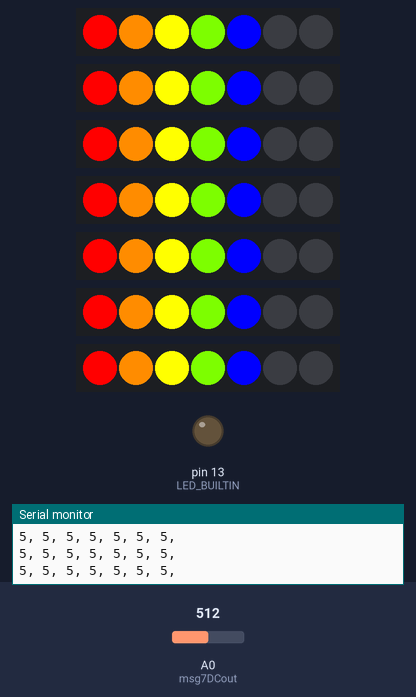
This sketch was run on a simulated Arduino Uno, built with avr-gcc and run on an emulated ATmega328P. On the bench: 7 × 7 RGB LEDs in strip order, left to right, output pins drawn as LEDs (lit = HIGH), the last lines printed to the serial monitor. The inputs (shaded band) are chosen by the test bench; at power-on: A0 (msg7DCout) = 512. Pins used as bus, display or sensor lines are not drawn.

Above: at 1.2 s.
1.3 s: A0 (msg7DCout) set to 982
At 2.0 s:
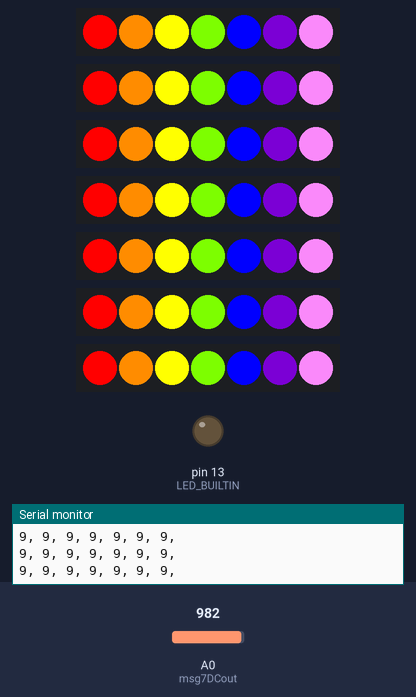
2.8 s: A0 (msg7DCout) set to 1015
5.8 s: A0 (msg7DCout) set to 306
At 6.7 s:
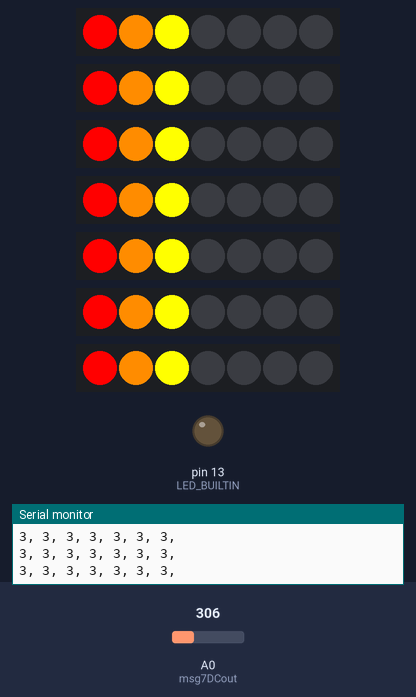
7.3 s: A0 (msg7DCout) set to 122
At 8.4 s:
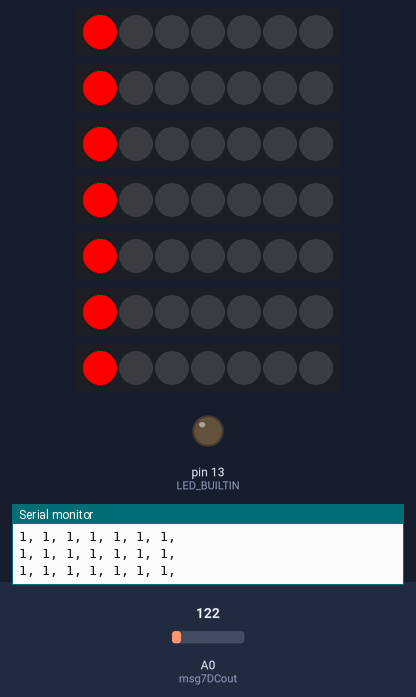
8.8 s: A0 (msg7DCout) set to 60
At 9.8 s:
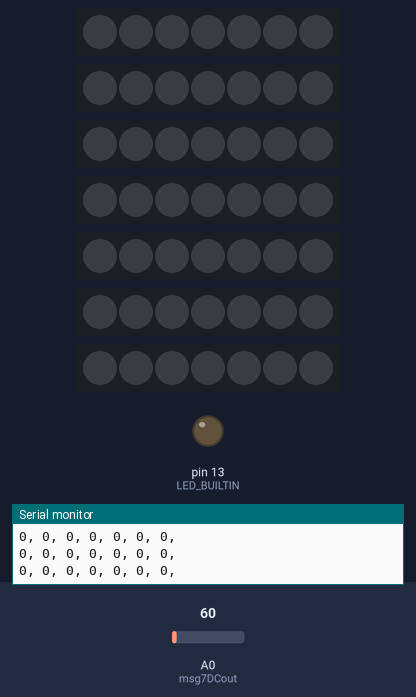
10.3 s: A0 (msg7DCout) set to 1023
At 10.32 s:
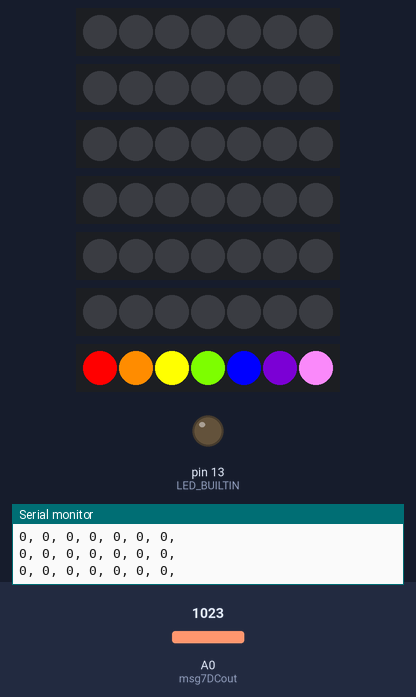
Timing chart, 0 to 12.8 s (numbered marks = the images above; inputs shaded):
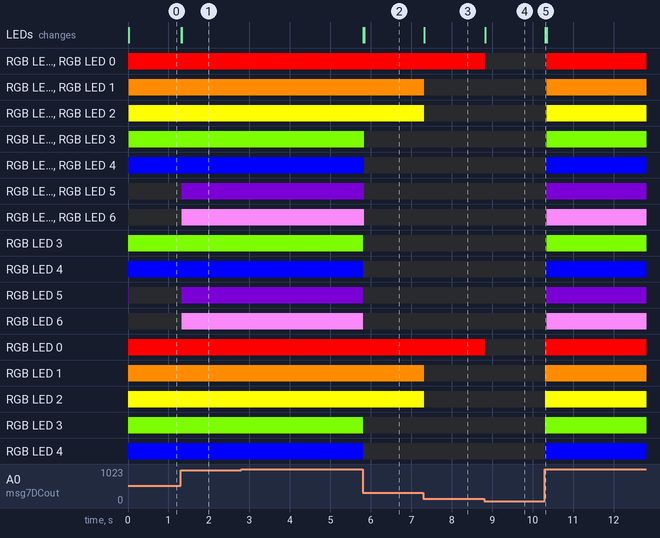

Measured:
- after the input at 1.3 s, RGB LED 5, RGB LED 5, RGB LED 5, RGB LED 5, RGB LED 5, RGB LED 5, RGB LED 5: off → RGB(75, 0, 130) at once; RGB LED 6, RGB LED 6, RGB LED 6, RGB LED 6, RGB LED 6, RGB LED 6, RGB LED 6: off → RGB(238, 130, 238) at once; the LEDs: first change at once (image 1 shows a later state)
- after the input at 5.8 s, RGB LED 3: RGB(124, 252, 0) → off at once; RGB LED 4: RGB(0, 0, 255) → off at once
- after the input at 7.3 s, RGB LED 1, RGB LED 1, RGB LED 1, RGB LED 1, RGB LED 1, RGB LED 1, RGB LED 1: RGB(255, 140, 0) → off at once; RGB LED 2, RGB LED 2, RGB LED 2, RGB LED 2, RGB LED 2, RGB LED 2, RGB LED 2: RGB(255, 255, 0) → off at once; the LEDs: change at once (image 3)
- after the input at 8.8 s, RGB LED 0, RGB LED 0, RGB LED 0, RGB LED 0, RGB LED 0, RGB LED 0, RGB LED 0: RGB(255, 0, 0) → off at once; the LEDs: change at once (image 4)
- after the input at 10.3 s, RGB LED 0: off → RGB(255, 0, 0) at once; RGB LED 1: off → RGB(255, 140, 0) at once

The sketch:

DeathStarDisco.ino
```cpp
#include <FastLED.h>

FASTLED_USING_NAMESPACE

// MSGEQ7 control
#define msg7RESET 3
#define msg7Strobe 2
#define msg7DCout 0

// LED control
#define DATA_PIN    11
#define LED_TYPE    WS2811
#define COLOR_ORDER GRB
#define STRAND_COUNT 7
#define LED_COUNT 7
# define COLOUR_COUNT 7

CRGB colours[COLOUR_COUNT] = { CRGB::Red, CRGB::DarkOrange, CRGB::Yellow, CRGB::LawnGreen, CRGB::Blue, CRGB::Indigo, CRGB::Violet};
CRGB leds[STRAND_COUNT][LED_COUNT];

const int LEDpins[STRAND_COUNT] = {4, 5, 6, 7, 8, 9, 10};
int LEDVolume[STRAND_COUNT] = {1, 2, 3, 4, 5, 6, 7};

void setup()
{
  // Can't use a variable to represent the pin number, hence this mess
  FastLED.addLeds<NEOPIXEL, 4>(leds[0], LED_COUNT);
  FastLED.addLeds<NEOPIXEL, 5>(leds[1], LED_COUNT);
  FastLED.addLeds<NEOPIXEL, 6>(leds[2], LED_COUNT);
  FastLED.addLeds<NEOPIXEL, 7>(leds[3], LED_COUNT);
  FastLED.addLeds<NEOPIXEL, 8>(leds[4], LED_COUNT);
  FastLED.addLeds<NEOPIXEL, 9>(leds[5], LED_COUNT);
  FastLED.addLeds<NEOPIXEL, 10>(leds[6], LED_COUNT);
  setLEDColours();

  pinMode(msg7RESET, OUTPUT);
  pinMode(msg7Strobe, OUTPUT);
  pinMode(LED_BUILTIN, OUTPUT);
  Serial.begin(9600);
}

void loop()
{
  getAudioLevels();
  setLEDColours();
}

void getAudioLevels() {
  digitalWrite(msg7RESET, HIGH);
  delay(5);
  digitalWrite(msg7RESET, LOW);

  for (int x = 0 ; x < STRAND_COUNT ; x++)
  {
    digitalWrite(msg7Strobe, LOW);
    delayMicroseconds(35);
    int spectrumRead = analogRead(msg7DCout);
    if (spectrumRead < 70)
      spectrumRead = 0;
    int PWMvalue = map(spectrumRead, 0, 700, 0, 7);

    Serial.print(PWMvalue);
    LEDVolume[x] = PWMvalue;
    Serial.print(", ");
    digitalWrite(msg7Strobe, HIGH);
  }
  Serial.println();
}

void setLEDColours() {
  int c = 0;
  int v = 0;
  for (int s = 0; s < STRAND_COUNT ; s++) {
    v = LEDVolume[s];
    for (int l = 0; l < LED_COUNT; l++) {
      if (l < v) {
        leds[s][l] = colours[l];
      } else {
        leds[s][l] = CRGB::Black;
      }
    }
  }
  FastLED.show();
}
```
